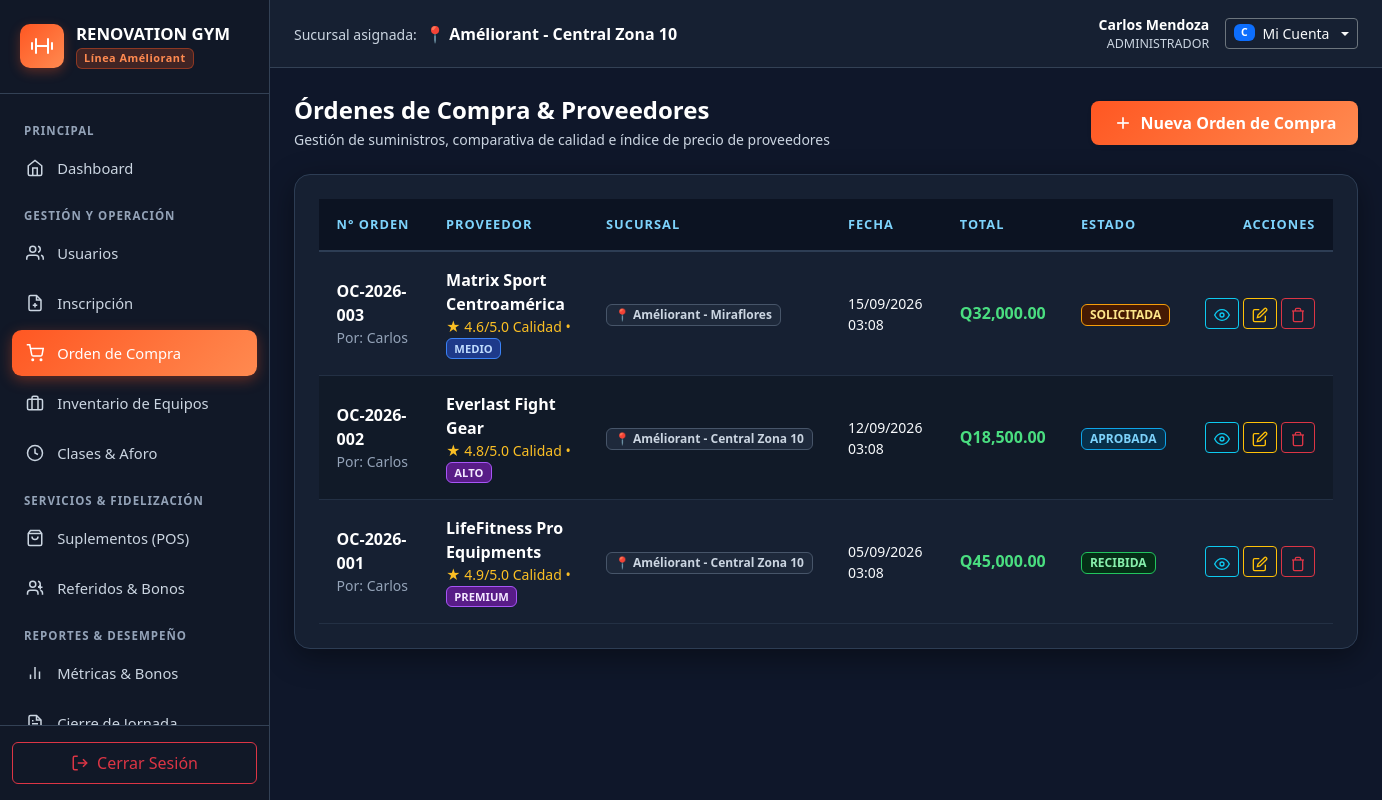
The app's page /ordenes_compra/index.php (signed in) with its own data.
### tables this page shows
CREATE TABLE `ordenes_compra` (
    `id` INT AUTO_INCREMENT PRIMARY KEY,
    `numero_orden` VARCHAR(50) NOT NULL UNIQUE,
    `proveedor_id` INT NOT NULL,
    `sucursal_id` INT NOT NULL,
    `solicitado_por_usuario_id` INT NOT NULL,
    `total_orden` DECIMAL(12,2) NOT NULL,
    `estado` ENUM('SOLICITADA', 'APROBADA', 'RECIBIDA', 'CANCELADA') DEFAULT 'SOLICITADA',
    `fecha_orden` TIMESTAMP DEFAULT CURRENT_TIMESTAMP,
    CONSTRAINT `fk_oc_proveedor` FOREIGN KEY (`proveedor_id`) REFERENCES `proveedores` (`id`),
    CONSTRAINT `fk_oc_sucursal` FOREIGN KEY (`sucursal_id`) REFERENCES `sucursales` (`id`),
    CONSTRAINT `fk_oc_solicitante` FOREIGN KEY (`solicitado_por_usuario_id`) REFERENCES `usuarios` (`id`)
);

CREATE TABLE `usuarios` (
    `id` INT AUTO_INCREMENT PRIMARY KEY,
    `sucursal_id` INT NULL,                          
    `rol_id` INT NOT NULL,                           
    `nombre` VARCHAR(80) NOT NULL,
    `apellido` VARCHAR(80) NOT NULL,
    `email` VARCHAR(120) NOT NULL UNIQUE,
    `usuario` VARCHAR(50) NOT NULL UNIQUE,
    `password` VARCHAR(255) NOT NULL,                
    `tipo_persona` ENUM('INTERNO', 'TERCERIZADO', 'CLIENTE') NOT NULL,
    `huella_dactilar_hash` VARCHAR(255) UNIQUE NULL, 
    `telefono` VARCHAR(25),
    `estado` ENUM('ACTIVO', 'INACTIVO', 'SUSPENDIDO') DEFAULT 'ACTIVO',
    `ultimo_login` DATETIME NULL,
    `created_at` TIMESTAMP DEFAULT CURRENT_TIMESTAMP,
    `updated_at` TIMESTAMP DEFAULT CURRENT_TIMESTAMP ON UPDATE CURRENT_TIMESTAMP,
    CONSTRAINT `fk_usuario_sucursal` FOREIGN KEY (`sucursal_id`) REFERENCES `sucursales` (`id`) ON DELETE SET NULL,
    CONSTRAINT `fk_usuario_rol` FOREIGN KEY (`rol_id`) REFERENCES `roles` (`id`)
);

CREATE TABLE `proveedores` (
    `id` INT AUTO_INCREMENT PRIMARY KEY,
    `nombre` VARCHAR(120) NOT NULL,
    `contacto` VARCHAR(100),
    `telefono` VARCHAR(25),
    `email` VARCHAR(120),
    `calificacion_calidad` DECIMAL(3,1) DEFAULT 5.0,  
    `indice_precio` ENUM('ECONOMICO', 'MEDIO', 'ALTO', 'PREMIUM') DEFAULT 'MEDIO'
);

CREATE TABLE `sucursales` (
    `id` INT AUTO_INCREMENT PRIMARY KEY,
    `nombre` VARCHAR(100) NOT NULL,
    `codigo_sucursal` VARCHAR(20) NOT NULL UNIQUE,
    `direccion` VARCHAR(255) NOT NULL,
    `telefono` VARCHAR(25),
    `aforo_maximo` INT NOT NULL DEFAULT 100,  
    `horario_lv` VARCHAR(50) DEFAULT '04:00 - 22:00',
    `horario_sd` VARCHAR(50) DEFAULT '06:00 - 14:00',
    `tiene_piscina` TINYINT(1) DEFAULT 0,   
    `tiene_boxeo` TINYINT(1) DEFAULT 0,     
    `estado` ENUM('ACTIVA', 'INACTIVA', 'MANTENIMIENTO') DEFAULT 'ACTIVA',
    `created_at` TIMESTAMP DEFAULT CURRENT_TIMESTAMP
);

### ordenes_compra/index.php (the view, shortened to what the rows shown need)
<?php
require_once __DIR__ . '/controlador_ordenes.php';
?>
<!DOCTYPE html>
<html lang="es">
<head>
    <link rel="stylesheet" href="../css/bootstrap.min.css">
    <link rel="stylesheet" href="../css/dashboard.css">
    <link rel="stylesheet" href="../css/usuarios.css">
    <link rel="stylesheet" href="../css/ordenes.css">
</head>
<body>
<div class="dashboard-wrapper">
    <div class="main-content">
        <main class="content-body">
            <div class="d-flex justify-content-between align-items-center mb-4 flex-wrap gap-3">
                <div>
                    <h2 class="h4 fw-bold text-white mb-1">Órdenes de Compra & Proveedores</h2>
                </div>
            </div>
            <div class="table-responsive-card">
                <div class="table-responsive">
                    <table class="table table-custom align-middle">
                        <thead>
                            <tr>
                                <th>N° Orden</th>
                                <th>Proveedor</th>
                                <th>Sucursal</th>
                                <th>Fecha</th>
                                <th>Total</th>
                                <th>Estado</th>
                                <th class="text-end">Acciones</th>
                            </tr>
                        </thead>
                        <tbody>
                            <?php if (empty($ordenes)): ?>
                                <tr>
                                    <td colspan="7" class="text-center py-4" style="color: #94a3b8;">
                                        No hay órdenes de compra registradas. Haz clic en <strong>"Nueva Orden de Compra"</strong> para solicitar suministros.
                                    </td>
                                </tr>
                            <?php else: ?>
                                <?php foreach ($ordenes as $oc): ?>
                                    <?php
                                    $badgeOcClass = 'badge-orden-solicitada';
                                    if ($oc['estado'] === 'APROBADA') $badgeOcClass = 'badge-orden-aprobada';
                                    elseif ($oc['estado'] === 'RECIBIDA') $badgeOcClass = 'badge-orden-recibida';
                                    elseif ($oc['estado'] === 'CANCELADA') $badgeOcClass = 'badge-orden-cancelada';
                                    ?>
                                    <tr>
                                        <td>
                                            <div class="fw-bold text-white"><?= htmlspecialchars($oc['numero_orden']) ?></div>
                                            <div class="small" style="color: #94a3b8;">Por: <?= htmlspecialchars($oc['solicitante_nombre'] ?? 'Administración') ?></div>
                                        </td>
                                        <td>
                                            <div class="fw-semibold text-white"><?= htmlspecialchars($oc['proveedor_nombre']) ?></div>
                                            <div class="small" style="color: #fbbf24;">
                                                ★ <?= htmlspecialchars($oc['calificacion_calidad']) ?>/5.0 Calidad &bull;
                                                <span class="badge badge-price-<?= strtolower($oc['indice_precio']) ?>" style="font-size: 0.7rem;"><?= htmlspecialchars($oc['indice_precio']) ?></span>
                                            </div>
                                        </td>
                                        <td>
                                            <span class="badge" style="background-color: #1e293b; color: #cbd5e1; border: 1px solid #475569;">
                                                📍 <?= htmlspecialchars($oc['sucursal_nombre']) ?>
                                            </span>
                                        </td>
                                        <td class="small" style="color: #cbd5e1;">
                                            <?= date('d/m/Y H:i', strtotime($oc['fecha_orden'])) ?>
                                        </td>
                                        <td>
                                            <h6 class="mb-0 fw-bold" style="color: #4ade80;">Q<?= number_format($oc['total_orden'], 2) ?></h6>
                                        </td>
                                        <td>
                                            <span class="badge <?= $badgeOcClass ?> px-2 py-1 text-uppercase" style="font-size: 0.75rem;">
                                                <?= htmlspecialchars($oc['estado']) ?>
                                            </span>
                                        </td>
                                        <td class="text-end">
                                            <div class="d-inline-flex gap-1">
                                                <button type="button" class="btn btn-sm btn-outline-info" title="Ver Detalle de Orden" onclick='verOrden(<?= json_encode($oc) ?>)'>
                                                    <svg width="16" height="16" viewBox="0 0 24 24" fill="none" stroke="currentColor" stroke-width="2"><path d="M1 12s4-8 11-8 11 8 11 8-4 8-11 8-11-8-11-8z"></path><circle cx="12" cy="12" r="3"></circle></svg>
                                                </button>
                                                <button type="button" class="btn btn-sm btn-outline-warning" title="Actualizar Estado" onclick='editarOrden(<?= json_encode($oc) ?>)'>
                                                    <svg width="16" height="16" viewBox="0 0 24 24" fill="none" stroke="currentColor" stroke-width="2"><path d="M11 4H4a2 2 0 0 0-2 2v14a2 2 0 0 0 2 2h14a2 2 0 0 0 2-2v-7"></path><path d="M18.5 2.5a2.121 2.121 0 0 1 3 3L12 15l-4 1 1-4 9.5-9.5z"></path></svg>
                                                </button>
                                                <button type="button" class="btn btn-sm btn-outline-danger" title="Cancelar Orden" onclick='eliminarOrden(<?= $oc["id"] ?>, "<?= htmlspecialchars($oc["numero_orden"]) ?>")'>
                                                    <svg width="16" height="16" viewBox="0 0 24 24" fill="none" stroke="currentColor" stroke-width="2"><polyline points="3 6 5 6 21 6"></polyline><path d="M19 6v14a2 2 0 0 1-2 2H7a2 2 0 0 1-2-2V6m3 0V4a2 2 0 0 1 2-2h4a2 2 0 0 1 2 2v2"></path></svg>
                                                </button>
                                            </div>
                                        </td>
                                    </tr>
                                <?php endforeach; ?>
                            <?php endif; ?>
                        </tbody>
                    </table>
                </div>
            </div>
        </main>
    </div>
</div>
</body>
</html>

### records on screen
ordenes_compra: numero_orden "OC-2026-003", solicitado_por_usuario.nombre "Carlos", proveedor.nombre "Matrix Sport Centroamérica", proveedor.calificacion_calidad "4.6", proveedor.indice_precio "MEDIO", sucursal.nombre "Améliorant - Miraflores", fecha_orden "15/09/2026 03:08", total_orden "32,000.00", estado "SOLICITADA"
ordenes_compra: numero_orden "OC-2026-002", solicitado_por_usuario.nombre "Carlos", proveedor.nombre "Everlast Fight Gear", proveedor.calificacion_calidad "4.8", proveedor.indice_precio "ALTO", sucursal.nombre "Améliorant - Central Zona 10", fecha_orden "12/09/2026 03:08", total_orden "18,500.00", estado "APROBADA"
ordenes_compra: numero_orden "OC-2026-001", solicitado_por_usuario.nombre "Carlos", proveedor.nombre "LifeFitness Pro Equipments", proveedor.calificacion_calidad "4.9", proveedor.indice_precio "PREMIUM", sucursal.nombre "Améliorant - Central Zona 10", fecha_orden "05/09/2026 03:08", total_orden "45,000.00", estado "RECIBIDA"

### other values on screen
$usuario_activo_suc "Améliorant - Central Zona 10"
$usuario_activo_nombre "Carlos Mendoza"
$usuario_activo_rol "ADMINISTRADOR"
$iniciales_activo "C"
